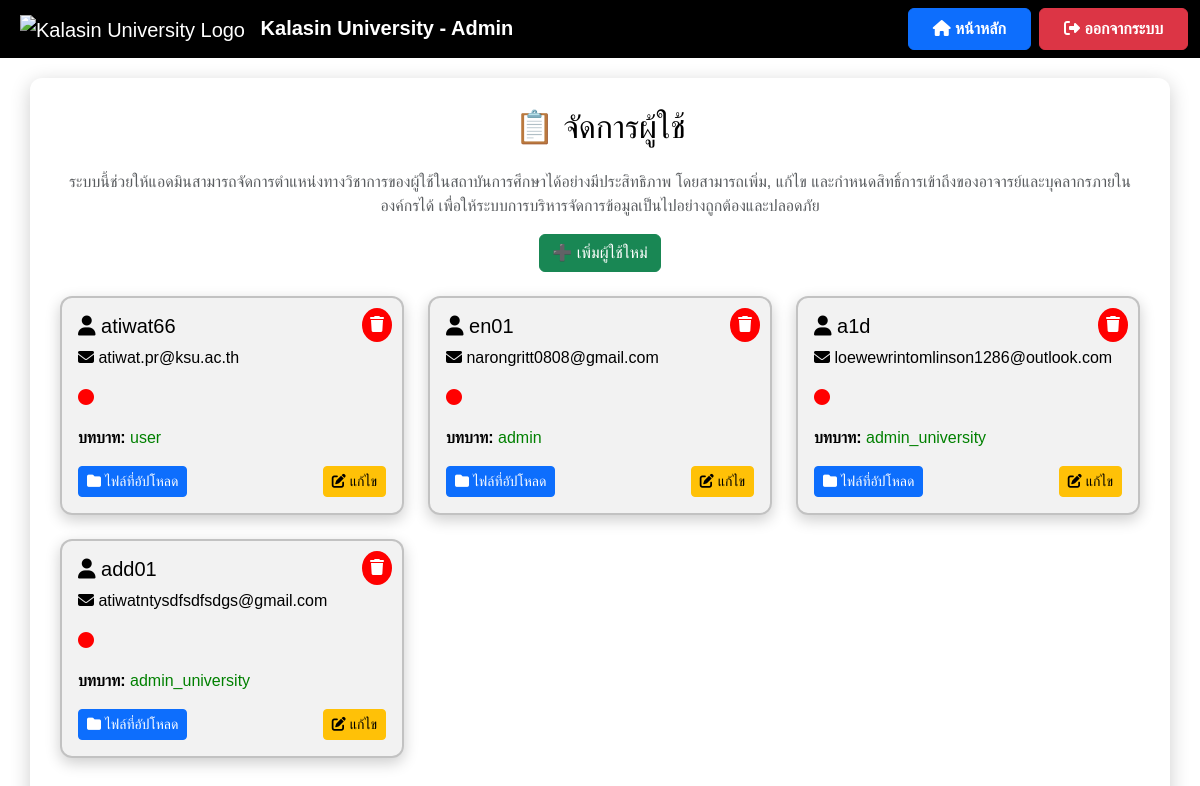
The page /manage_users (signed in) on the database as committed earlier.
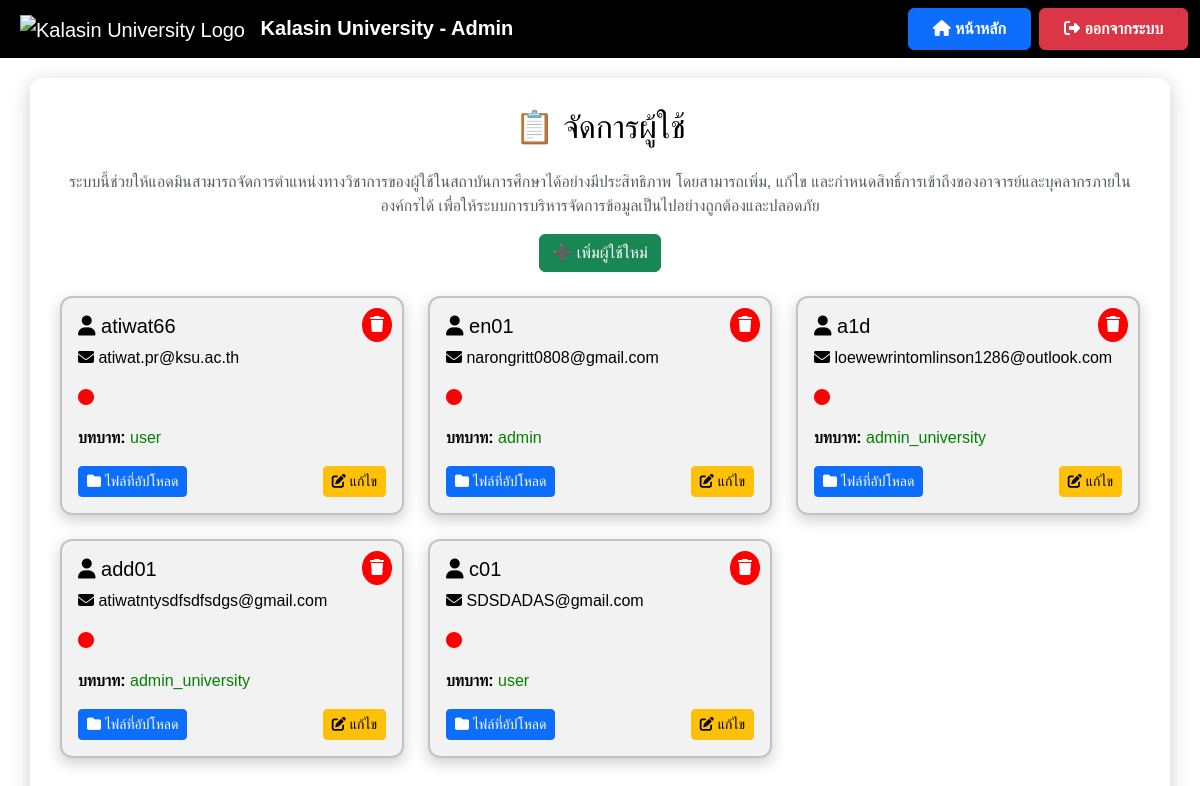
The same page on the database as committed later.
### app.py (models this page shows)
class User(db.Model):
    id = db.Column(db.Integer, primary_key=True)
    username = db.Column(db.String(100), unique=True, nullable=False)
    email = db.Column(db.String(150), unique=True, nullable=False)  # ✅ เพิ่ม email
    password = db.Column(db.String(200), nullable=False)
    role = db.Column(db.String(10), nullable=False, default='user')
    files = db.relationship('File', backref='user', lazy=True)

### app.py (the view)
@app.route('/manage_users')
def manage_users():
    if 'role' not in session or session['role'] not in ['admin', 'admin_university']:
        flash("❌ คุณไม่มีสิทธิ์เข้าถึงหน้านี้!", "danger")
        return redirect(url_for('admin_login'))  # ถ้าไม่ใช่ admin, ให้ไปหน้า login
    users = User.query.all()
    return render_template('manage_users.html', users=users)

### templates/manage_users.html (shortened to what this page needs)
<!DOCTYPE html>
<html lang="th">
<head>
    <link href="https://cdn.jsdelivr.net/npm/bootstrap@5.3.3/dist/css/bootstrap.min.css" rel="stylesheet">
    <link rel="stylesheet" href="https://cdnjs.cloudflare.com/ajax/libs/font-awesome/6.4.2/css/all.min.css">
</head>
<body>
    <nav class="navbar navbar-expand-lg navbar-dark">
        <div class="container-fluid">
            <a class="navbar-brand ms-2" href="{{ url_for('admin_dashboard') }}">
                <img src="https://upload.wikimedia.org/wikipedia/th/4/4e/Kalasin_University_Seal.svg"
                     alt="Kalasin University Logo"
                     style="height: 50px; margin-right: 10px;">
                <strong>Kalasin University - Admin</strong>
            </a>
            <div class="ms-auto d-flex">
                <a href="{{ url_for('admin_dashboard') }}" class="btn btn-primary fw-bold px-4 py-2 me-2">
                    <i class="fas fa-home"></i> หน้าหลัก
                </a>
                <a href="{{ url_for('logout') }}" class="btn btn-danger fw-bold px-4 py-2">
                    <i class="fas fa-sign-out-alt"></i> ออกจากระบบ
                </a>
            </div>
        </div>
    </nav>
    <div class="container container-custom">
        <h2 class="mb-4 text-center">📋 จัดการผู้ใช้</h2>
    <p class="text-center text-muted">
        ระบบนี้ช่วยให้แอดมินสามารถจัดการตำแหน่งทางวิชาการของผู้ใช้ในสถาบันการศึกษาได้อย่างมีประสิทธิภาพ
        โดยสามารถเพิ่ม, แก้ไข และกำหนดสิทธิ์การเข้าถึงของอาจารย์และบุคลากรภายในองค์กรได้
        เพื่อให้ระบบการบริหารจัดการข้อมูลเป็นไปอย่างถูกต้องและปลอดภัย
    </p>
        <div class="text-center mb-4">
            <a href="{{ url_for('add_user') }}" class="btn btn-success">
                ➕ เพิ่มผู้ใช้ใหม่
            </a>
        </div>
        <div class="row">
            {% for user in users %}
            <div class="col-md-4 mb-4">
                <div class="user-card p-3">
                    <h5><i class="fas fa-user"></i> {{ user.username }}</h5>
                    <p><i class="fas fa-envelope"></i> {{ user.email }}</p>
                    <p><i class="fas fa-circle" style="color: {% if user.status == 'active' %}green{% else %}red{% endif %};"></i> {{ user.status }}</p>
                    <p><strong>บทบาท: </strong><span style="color: green;">{{ user.role }}</span></p>
                    <div class="d-flex justify-content-between mt-3">
                        <a href="{{ url_for('view_user', user_id=user.id) }}" class="btn btn-primary btn-sm">
                            <i class="fas fa-folder"></i> ไฟล์ที่อัปโหลด
                        </a>
                        <a href="{{ url_for('edit_user', user_id=user.id) }}" class="btn btn-warning btn-sm">
                            <i class="fas fa-edit"></i> แก้ไข
                        </a>
                        <button class="delete-btn" onclick="confirmDelete('{{ user.id }}', '{{ user.username }}')">
                            <i class="fas fa-trash"></i>
                        </button>
                    </div>
                </div>
            </div>
            {% endfor %}
        </div>
    </div>
</body>
</html>

Rows that differ between the two databases and show on the page:
added User: username "c01", email "SDSDADAS@gmail.com", role "user"
